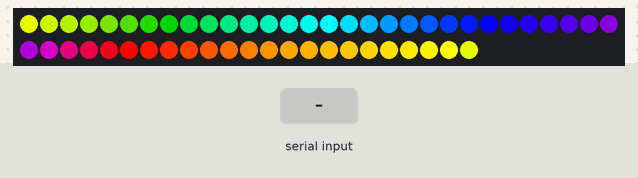
The sketch below on a simulated Arduino Uno, built with avr-gcc and run on an emulated ATmega328P. On the bench: 53 RGB LEDs in strip order, left to right, continuing on the next row. The inputs (shaded band) are chosen by the test bench. Dim RGB values are drawn brighter than linear.

Above: at 6.4 s.
6.5 s: "1" received over Serial
At 10.5 s:
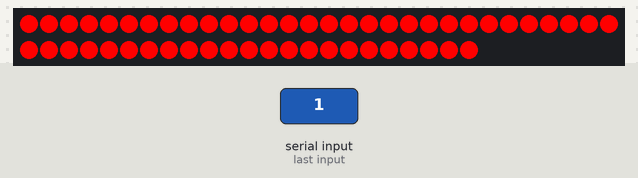
14.5 s: "2" received over Serial
At 18.3 s:
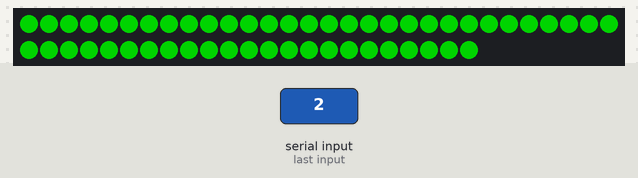
22.2 s: "3" received over Serial
At 25.5 s:
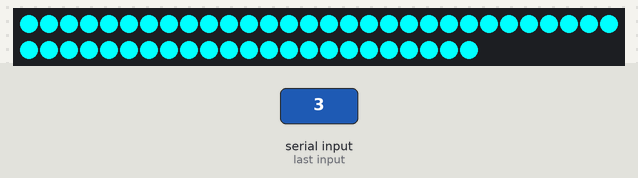

The sketch:

arduino_strip_sketch.ino
```cpp
#include "FastLED.h"
#define NUM_LEDS 53
#define SIZE NUM_LEDS - 1
#define DIN 6

// STATES OF STATE MACHINE
#define STATE_RAINBOW 0

// STATES OF MIX
#define MIX_NONE 0
#define MIX_F 1
#define MIX_B 2
#define MIX_STILL 3


short state = STATE_RAINBOW;

CRGB leds[NUM_LEDS];
CRGB buff[NUM_LEDS];

float offset = 0.0f;
float s = 53.0f / 850.0f;

// mix section
float mix = 1.0f;
int mix_still = 2000;
float mix_step = 0.01f;
short mix_state = MIX_B;

CRGB mix_color = CRGB::Black;

void setup() {
  Serial.begin(9600);
  FastLED.addLeds<NEOPIXEL, DIN>(leds, NUM_LEDS);
  FastLED.show();

  FeelBuffAsRainbow(buff);
}

void loop() {
  ProcessInput();
  ProcessMix();

  switch(state) {
    case STATE_RAINBOW:
      ProcessRainbow();
      break;
  }

   FastLED.show();
   delay(10);
}

void ProcessMix() {
  switch(mix_state) {
    case MIX_F:
      // move forward
      if (mix >= 1.0f){
        mix = 1.0f;
        mix_state = MIX_STILL;
        break;
      }

      mix += mix_step;
      break;
    case MIX_B:
      // move back
      if (mix <= 0.0f){
        mix_state = MIX_NONE;
        mix_color = CRGB::Black;
        mix = 0.0f;
        break;
      }

      mix -= mix_step;
      break;
    case MIX_STILL:
      delay(mix_still);
      mix_state = MIX_B;
      break;
  }
}

void ProcessInput() {
  if (Serial.available() > 0) {
    char arg = Serial.read();
    if (arg == '1') {
       FadeFrom(CRGB::Red);
    }

    if (arg == '2') {
       FadeFrom(CRGB::Green);
    }

    if (arg == '3') {
       FadeFrom(CRGB::Aqua);
    }
  }
}

void FadeFrom(CRGB color){
  if (mix_state != MIX_NONE) {
    return;
  }

  mix_color = color;
  mix_state = MIX_F;
}

void ProcessRainbow() {
  offset += s;
  if (offset >= SIZE)
    offset -= SIZE;

  for (int i = 0; i < NUM_LEDS; i++) {
    float pos = i + offset;
    if (pos >= SIZE) {
      pos -= SIZE;
    }

    leds[i] = Extract(buff, pos);
  }
}

void Feel(CRGB color) {
  for (int i = 0; i < NUM_LEDS; i++) {
    leds[i] = color;
  }
  FastLED.show();
}

void Blink(CRGB color) {
  Feel(color);
  delay(500);
}

CRGB Extract(CRGB* arr, float pos){
  int idxFrom = floor(pos);
  int idxTo = idxFrom + 1;

  CRGB colorFrom = arr[idxFrom];
  CRGB colorTo = arr[idxTo];

  float k = pos - idxFrom;
  CRGB preColor =  Mix(colorFrom, colorTo, k);
  if (mix_state == MIX_NONE) {
    return preColor;
  }

  return Mix(preColor, mix_color, mix);
}

/*
 *  color Mix from A to B. k is position between A and B (0..1)
 */
CRGB Mix(CRGB colorFrom, CRGB colorTo, float k) {
  if (k == 0.0f) {
    return colorFrom;
  }

  if (k == 1.0f) {
    return colorTo;
  }

    // extract colors
  short r = ColorClamp((short)(colorFrom.r + (float)(colorTo.r - colorFrom.r) * k));
  short g = ColorClamp((short)(colorFrom.g + (float)(colorTo.g - colorFrom.g) * k));
  short b = ColorClamp((short)(colorFrom.b + (float)(colorTo.b - colorFrom.b) * k));

  return CRGB(r, g, b);
}

short ColorClamp(short value){
  if (value < 0) return 0;
  if (value > 255) return 255;
  return value;
}

void FeelBuffAsRainbow(CRGB* arr){


  int sectionSizeBase = (int)((float)NUM_LEDS / 6.0f);
  int sectionSize = sectionSizeBase;
  int section = 0;
  int secSP = 0; // section start position
  int secEP = sectionSize; // section end position

  CRGB colorFrom = CRGB::Green;
  CRGB colorTo = CRGB::Red;

  double x = 1.0 / (double)sectionSize;

  for (int i = 0; i < NUM_LEDS; i++) {
    section = i * x; // section num;
    secSP = section * sectionSizeBase;
    secEP = secSP + sectionSizeBase;

    if (section == 6) {
      secEP = SIZE;
      sectionSize = SIZE - secSP;
    }

    RainbowSection(section, colorFrom, colorTo);
    float k = (float)(i - secSP) / (float)sectionSize;
    arr[i] = Mix(colorFrom, colorTo, k);
  }
}

void RainbowSection(int section, CRGB &a, CRGB &b){
  switch(section){
    case 0:
      a = CRGB::Red;
      b = CRGB::Orange;
      break;
    case 1:
      a = CRGB::Orange;
      b = CRGB::Yellow;
      break;
    case 2:
      a = CRGB::Yellow;
      b = CRGB::Green;
      break;
    case 3:
      a = CRGB::Green;
      b = CRGB::Aqua;
      break;
    case 4:
      a = CRGB::Aqua;
      b = CRGB::Blue;
      break;
    case 5:
      a = CRGB::Blue;
      b = CRGB::Purple;
      break;
    case 6:
      a = CRGB::Purple;
      b = CRGB::Red;
      break;
  }
}
```
